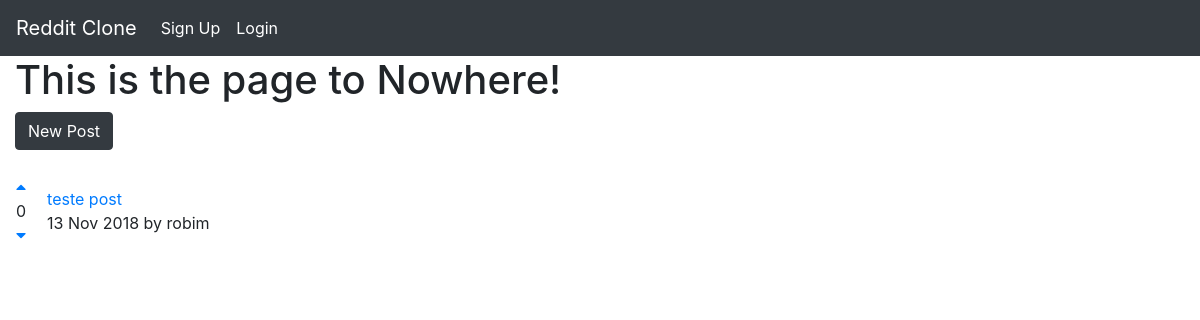
The app's page /, older data.
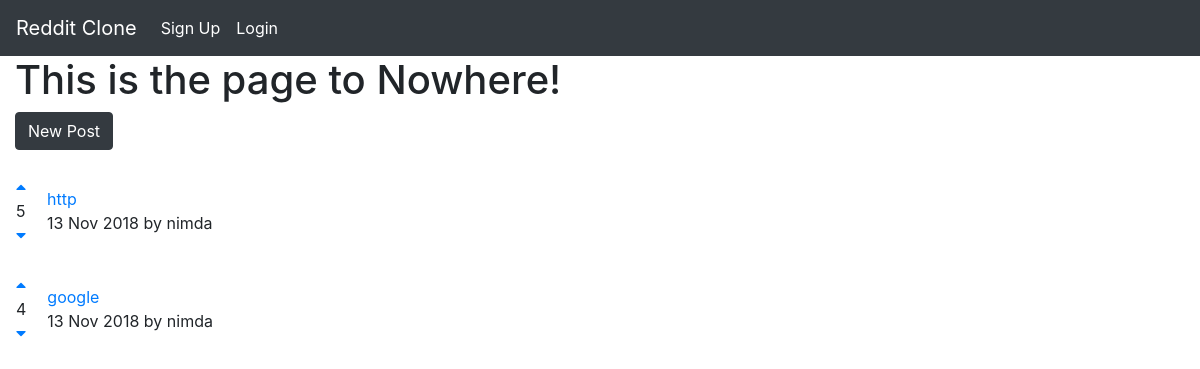
The same page, newer data.
### post/models.py (models this page shows)
class Post(models.Model):
    title = models.CharField(max_length=200)
    url = models.TextField()
    pub_date = models.DateTimeField()
    author = models.ForeignKey(User)
    votes_total = models.IntegerField(default = 0)
    def pub_date_pretty(self):
        return self.pub_date.strftime('%e %b %Y')

### post/views.py (the view)
# urls.py: 2. Add a URL to urlpatterns:  url(r'^$', views.home, name='home')
def home(request):
    post=Post.objects.order_by('-votes_total')
    return render(request, 'post/home.html', {'post':post})

### post/templates/post/home.html (shortened to what this page needs)
{% extends 'base.html' %}
{% block content %}
<h1>This is the page to Nowhere!</h1>
<a class="btn btn-dark" href="{% url 'post:create' %}">New Post</a>
{% for post in post.all %}
<table>
  <tr>
    <td style="padding-right: 20px;"><a href="#" onClick="document.getElementById('upvote{{ post.id }}').submit()"><i class="fas fa-caret-up"></i></a></br>{{post.votes_total}}</br>
      <a href="#" onClick="document.getElementById('downvote{{ post.id }}').submit()"><i class="fas fa-caret-down"></i></a></td>
    <td><a href="{{ post.url }}">{{post.title}}</a></br>{{post.pub_date_pretty}} by {{post.author.username}}</td>
  </tr>
</table>
{% endfor %}
{% endblock %}

### templates/base.html (shortened to what this page needs)
<!doctype html>
<html lang="en">
  <head>
    <link rel="stylesheet" href="https://stackpath.bootstrapcdn.com/bootstrap/4.1.3/css/bootstrap.min.css">
<link rel="stylesheet" href="https://use.fontawesome.com/releases/v5.4.1/css/all.css">
  </head>
  <body>
    <nav class="navbar navbar-expand-lg navbar-dark bg-dark">
    <a class="navbar-brand" href="{% url 'home' %}">Reddit Clone</a>
      <div class="collapse navbar-collapse" id="mynav">
        <ul class="nav navbar-nav justified-content-right">
          {% if user.is_authenticated %}
          <li class="nav-item active">
            <a class="nav-link" href="#" onClick="document.getElementById('logout').submit()">Logout </a>
          </li>
          <form id="logout" method="POST" action="{% url 'accounts:logout' %}">
            {% csrf_token %}
            <input type="hidden">
          </form>
          {% else %}
          <li class="nav-item active">
            <a class="nav-link" href="{% url 'accounts:signup' %}">Sign Up</a>
          </li>
          <li class="nav-item active">
            <a class="nav-link" href="{% url 'accounts:login' %}">Login</a>
          </li>
          {% endif %}
        </ul>
      </div>
    </nav>
    <div class="container-fluid">
      {% block content %}
      {% endblock %}
  </div>
  </body>
</html>

Row changes from the older to the newer data that the page shows:
removed Post: votes_total "0", title "teste post", pub_date_pretty "13 Nov 2018", author.username "robim"
added Post: votes_total "5", title "http", pub_date_pretty "13 Nov 2018", author.username "nimda"
added Post: votes_total "4", title "google", pub_date_pretty "13 Nov 2018", author.username "nimda"
